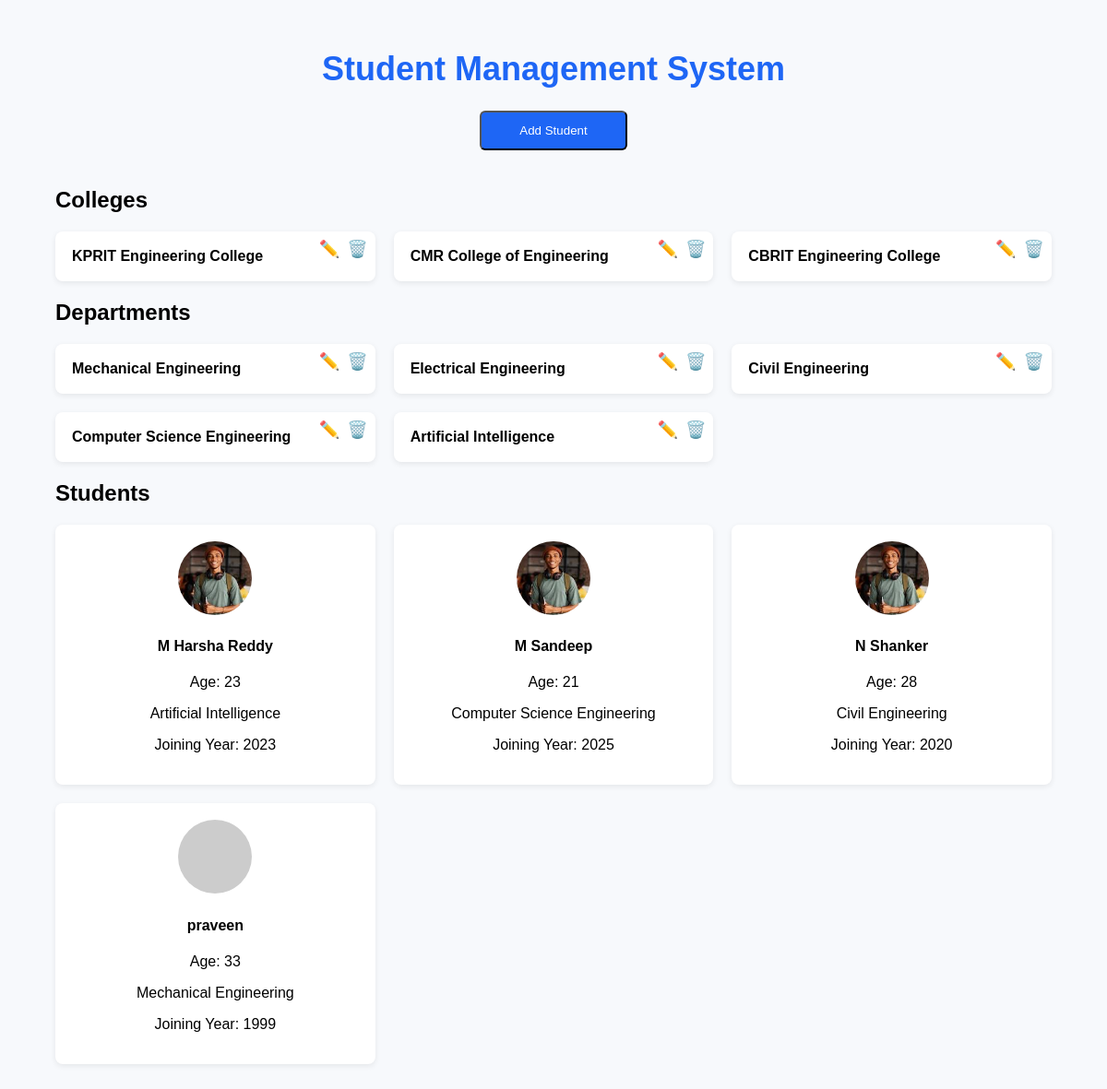
The page / on the database its author committed.
### app1/models.py (models this page shows, shortened)
class College(models.Model):
    college_id = models.CharField(max_length=10, unique=True)
    college_name = models.CharField(max_length=100)

class Department(models.Model):
    dept_id = models.CharField(max_length=10, unique=True)
    dept_name = models.CharField(max_length=50)

class Student(models.Model):
    student_id = models.CharField(max_length=15, unique=True)
    student_name = models.CharField(max_length=50)
    student_age = models.PositiveIntegerField()
    joining_year = models.PositiveSmallIntegerField(blank=True, null=True)
    college = models.ForeignKey(College, on_delete=models.CASCADE)
    dept = models.ForeignKey(Department, on_delete=models.CASCADE)
    profile_picture = models.ImageField(upload_to='student_profiles/',blank=True,null=True)

### app1/views.py (the view)
# urls.py: path('', views.home, name='home'),
def home(request):
    return render(request, 'app1/home.html', {
        'students': Student.objects.all(),
        'colleges': College.objects.all(),
        'departments': Department.objects.all()
    })

### app1/templates/app1/home.html (shortened to what this page needs)
{% load static %}
<!DOCTYPE html>
<html lang="en">
<head>
</head>
<body>
<div class="container">
    <h1> Student Management System</h1>
    <button class="add-btn" onclick="openModal()"> Add Student</button>
    <h2>Colleges</h2>
<div class="grid">
    {% for college in colleges %}
    <div class="card">
        <strong>{{ college.college_name }}</strong>
        <div class="card-actions">
            <a class="btn-custom btn-edit"
               onclick="openEditCollege('{{ college.id }}','{{ college.college_name|escapejs }}')">✏️</a>
            <a class="btn-custom btn-delete"
               onclick="openDeleteCollege('{{ college.id }}','{{ college.college_name|escapejs }}')">🗑️</a>
        </div>
    </div>
    {% endfor %}
</div>
    <h2> Departments</h2>
<div class="grid">
    {% for dept in departments %}
    <div class="card">
        <strong>{{ dept.dept_name }}</strong>
        <div class="card-actions">
            <a class="btn-custom btn-edit"
   onclick="openEditDept('{{ dept.id }}','{{ dept.dept_name }}')">✏️</span>
</a>
<a class="btn-custom btn-delete"
   onclick="openDeleteDept('{{ dept.id }}','{{ dept.dept_name }}')">🗑️</span>
</a>
        </div>
    </div>
    {% endfor %}
</div>
    <h2> Students</h2>
<div class="grid">
    {% for student in students %}
    <a href="{% url 'student_profile' student.id %}" class="card student-card">
        {% if student.profile_picture %}
            <img src="{{ student.profile_picture.url }}">
        {% else %}
            <img src="https://via.placeholder.com/80">
        {% endif %}
        <h4>{{ student.student_name }}</h4>
        <p>Age: {{ student.student_age }}</p>
        <p>{{ student.dept.dept_name }}</p>
        <p>Joining Year: {{ student.joining_year }}</p>
    </a>
    {% endfor %}
</div>
</body>
</html>

### app1/templates/app1/home.html (style rules this page uses)
body { font-family: Arial, Helvetica, sans-serif; background: #f7f9fc; margin: 0; padding: 0; }
.container { width: 90%; margin: auto; padding: 30px 0; }
h1 { text-align: center; color: #1e66f5; font-size: 36px; }
.add-btn { display: block; width: 160px; margin: 20px auto 40px; padding: 12px; background: #1e66f5; color: white; text-align: center; text-decoration: none; border-radius: 6px; }
.grid { display: grid; grid-template-columns: repeat(auto-fit, minmax(260px, 1fr)); gap: 20px; }
.card { background: #fff; padding: 18px; border-radius: 8px; box-shadow: 0 2px 6px rgba(0,0,0,0.08); position: relative; }
.card-actions { position: absolute; top: 10px; right: 10px; }
.card-actions a { margin-left: 8px; text-decoration: none; font-size: 18px; cursor: pointer; }
.student-card { text-align: center; text-decoration: none; color: inherit; }
.student-card img { width: 80px; height: 80px; border-radius: 50%; object-fit: cover; }
input, select, button { width: 100%; padding: 10px; margin-top: 12px; }
.card-actions { position: absolute; top: 8px; right: 8px; display: flex; gap: 6px; }
.card-actions { display: flex; gap: 10px; }
.card-actions { position: absolute; top: 8px; right: 8px; display: flex; gap: 10px; }
.card-actions { position: absolute; top: 8px; right: 8px; display: flex; gap: 0; }

### rows shown on the page
College: college_name "KPRIT Engineering College"
College: college_name "CMR College of Engineering"
College: college_name "CBRIT Engineering College"
Department: dept_name "Mechanical Engineering"
Department: dept_name "Electrical Engineering"
Department: dept_name "Civil Engineering"
Department: dept_name "Computer Science Engineering"
Department: dept_name "Artificial Intelligence"
Student: profile_picture (picture), student_name "M Harsha Reddy", student_age "23", dept.dept_name "Artificial Intelligence", joining_year "2023"
Student: profile_picture (picture), student_name "M Sandeep", student_age "21", dept.dept_name "Computer Science Engineering", joining_year "2025"
Student: profile_picture (picture), student_name "N Shanker", student_age "28", dept.dept_name "Civil Engineering", joining_year "2020"
Student: student_name "praveen", student_age "33", dept.dept_name "Mechanical Engineering", joining_year "1999"
